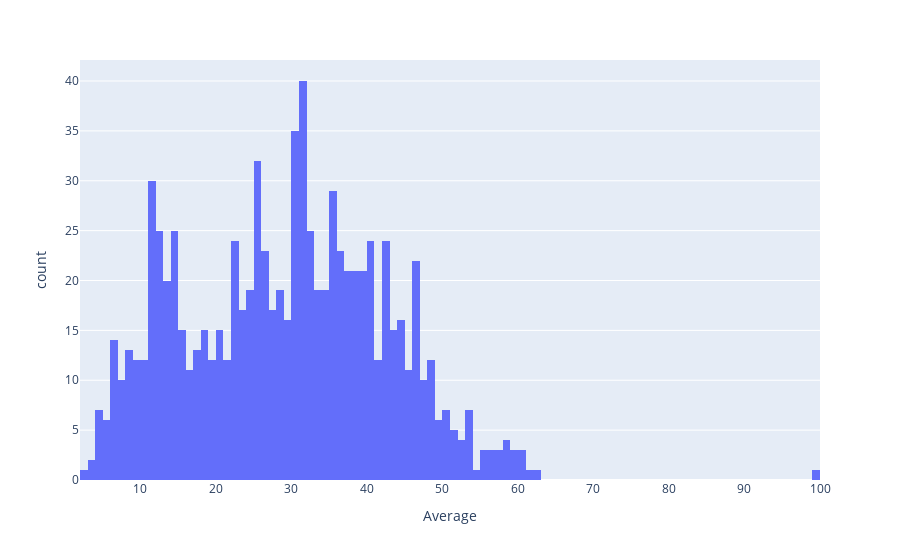

The notebook cell saved with this chart:
### Code cell
px.histogram(all_men, x='Average', nbins=100)

### Figure 1 — Plotly figure (JSON) as saved in the notebook; plotly's stock layout.template omitted (floating-point values rounded to 4 significant figures; data arrays with more than 128 entries replaced by an {"elided": "..."} marker saying what was removed)
{"data": [{"alignmentgroup": "True", "bingroup": "x", "hovertemplate": "Average=%{x}<br>count=%{y}<extra></extra>", "legendgroup": "", "marker": {"color": "#636efa", "pattern": {"shape": ""}}, "name": "", "nbinsx": 100, "offsetgroup": "", "orientation": "v", "showlegend": false, "type": "histogram", "x": {"elided": "888 float values"}, "xaxis": "x", "yaxis": "y"}], "layout": {"barmode": "relative", "legend": {"tracegroupgap": 0}, "margin": {"t": 60}, "xaxis": {"anchor": "y", "domain": [0, 1], "title": {"text": "Average"}}, "yaxis": {"anchor": "x", "domain": [0, 1], "title": {"text": "count"}}}}
